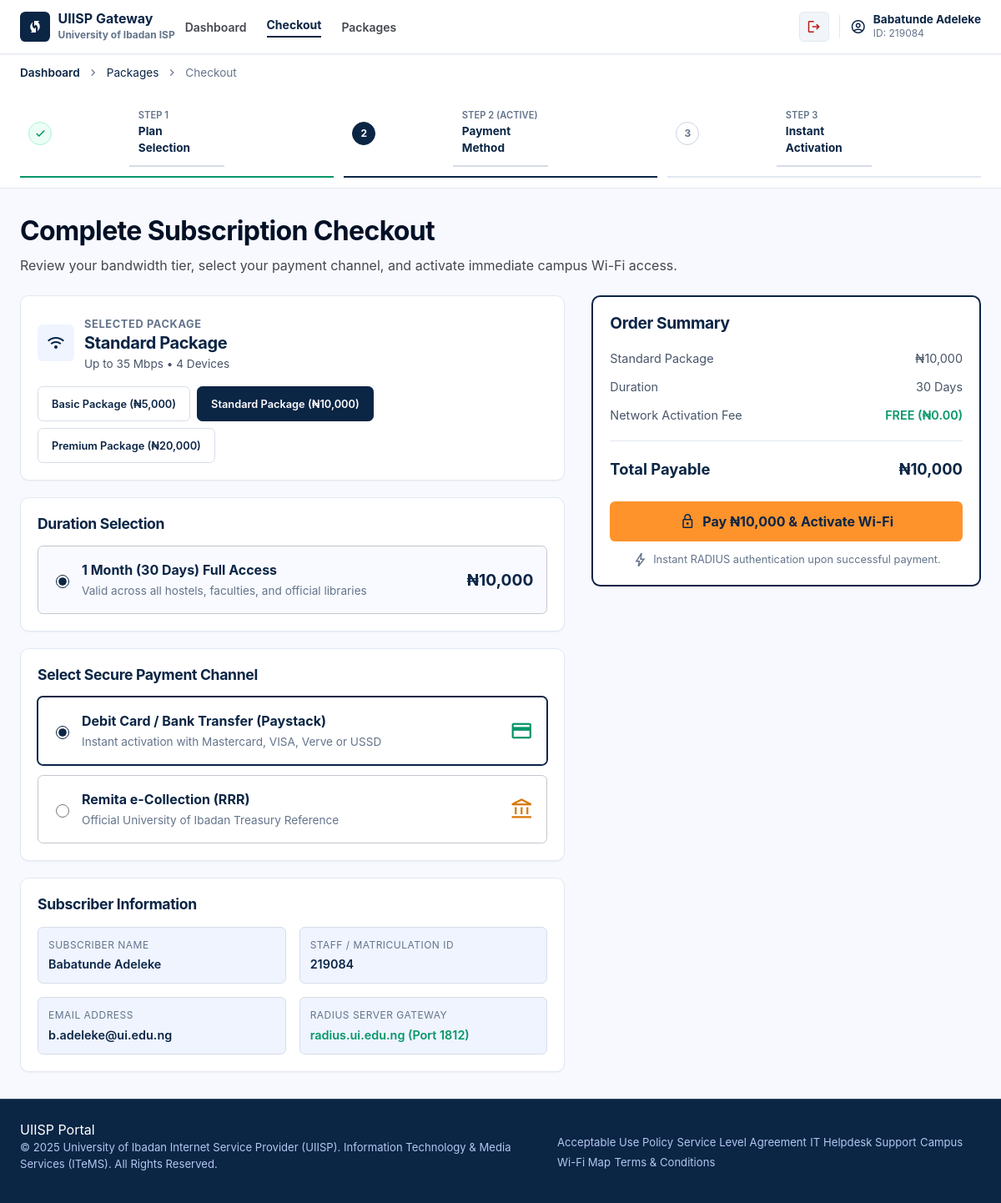
/subscription-payment.php (signed in), run on the app's committed database.
### tables this page shows
CREATE TABLE IF NOT EXISTS user (
    id INT AUTO_INCREMENT PRIMARY KEY,
    matric VARCHAR(50) NOT NULL UNIQUE,
    fullname VARCHAR(150) NOT NULL,
    phone VARCHAR(30) NOT NULL,
    email VARCHAR(150) NOT NULL UNIQUE,
    password VARCHAR(255) NOT NULL,
    created_at TIMESTAMP DEFAULT CURRENT_TIMESTAMP
);

### Model/Customer.php (called while the page is built, shortened)
<?php
class Customer
{
    private ?mysqli $db = null;
    public function __construct()
    {
        try {
            $this->db = Database::getConnection();
        } catch (Throwable $e) {
            $this->db = null;
        }
    }
    private function getDb(): mysqli
    {
        if ($this->db instanceof mysqli) {
            return $this->db;
        }
        $this->db = Database::getConnection();
        return $this->db;
    }
    public function findByMatric(string $matric): ?array
    {
        $db = $this->getDb();
        $stmt = $db->prepare("SELECT * FROM user WHERE matric = ? LIMIT 1");
        $stmt->bind_param("s", $matric);
        $stmt->execute();
        $result = $stmt->get_result()->fetch_assoc();
        return $result ?: null;
    }
}

### subscription-payment.php (the view, shortened to what this page needs)
<?php
$pkg = $_GET['package'] ?? $_POST['package'] ?? 'standard';
require_once __DIR__ . '/Model/Customer.php';
$matric = $_SESSION['matric'];
$customerModel = new Customer();
$user = $customerModel->findByMatric($matric);
$subscriberName = $user['fullname'] ?? $_SESSION['fullname'] ?? 'Subscriber';
$subscriberId   = $matric;
$subscriberEmail= $user['email'] ?? $_SESSION['email'] ?? '';
$packages = [
    'basic' => [
        'key'         => 'basic',
        'plan'        => 'Basic Package',
        'name'        => 'Basic Package — ₦5,000 / 30 Days',
        'price'       => '₦5,000',
        'amount'      => 5000,
        'speed'       => 'Up to 10 Mbps',
        'devices'     => 2,
        'description' => 'Ideal for general browsing, course portal, and hostel study.',
    ],
    'standard' => [
        'key'         => 'standard',
        'plan'        => 'Standard Package',
        'name'        => 'Standard Package — ₦10,000 / 30 Days',
        'price'       => '₦10,000',
        'amount'      => 10000,
        'speed'       => 'Up to 35 Mbps',
        'devices'     => 4,
        'description' => 'Fast speed for video streaming, research, and multi-device connection.',
    ],
    'premium' => [
        'key'         => 'premium',
        'plan'        => 'Premium Package',
        'name'        => 'Premium Package — ₦20,000 / 30 Days',
        'price'       => '₦20,000',
        'amount'      => 20000,
        'speed'       => 'Up to 100 Mbps',
        'devices'     => 8,
        'description' => 'Ultra high-speed priority connection for faculty, labs, and heavy workloads.',
    ],
];
$selected = $packages[$pkg] ?? $packages['standard'];
?>
<?php include __DIR__ . '/partials/head.php'; ?>
<body class="checkout-page">
  <?php $portalPage = 'checkout'; include __DIR__ . '/partials/portal-header.php'; ?>
  <section class="checkout-progress">
    <div class="progress-inner">
      <div style="display:flex; align-items:center; gap:0.5rem; font-size:0.85rem; color:#64748b; margin-bottom:0.75rem;">
        <a href="subscriber-dashboard.php" style="color:#0b2545; text-decoration:none; font-weight:600;">Dashboard</a>
        <span class="material-symbols-outlined" style="font-size:1rem;">chevron_right</span>
        <a href="index.php#packages" style="color:#0b2545; text-decoration:none;">Packages</a>
        <span class="material-symbols-outlined" style="font-size:1rem;">chevron_right</span>
        <span style="color:#64748b;">Checkout</span>
      </div>
      <div class="step-progress-row">
        <div class="step-progress-item step--done">
          <span class="step-circle"><span class="material-symbols-outlined">check</span></span>
          <div class="step-labels">
            <span class="step-number">Step 1</span>
            <span class="step-name">Plan Selection</span>
          </div>
        </div>
        <div class="step-progress-item step--active">
          <span class="step-circle">2</span>
          <div class="step-labels">
            <span class="step-number">Step 2 (Active)</span>
            <span class="step-name">Payment Method</span>
          </div>
        </div>
        <div class="step-progress-item">
          <span class="step-circle">3</span>
          <div class="step-labels">
            <span class="step-number">Step 3</span>
            <span class="step-name">Instant Activation</span>
          </div>
        </div>
      </div>
    </div>
  </section>
  <main class="checkout-main">
    <div class="checkout-intro">
      <h1>Complete Subscription Checkout</h1>
      <p>Review your bandwidth tier, select your payment channel, and activate immediate campus Wi-Fi access.</p>
    </div>
    <form method="POST" action="subscription-payment.php" class="checkout-layout" id="checkout-form">
      <section class="checkout-column">
        <div class="checkout-card">
          <div class="selected-pkg-row">
            <div style="display:flex; align-items:center; gap:0.75rem;">
              <div class="pkg-icon-box">
                <span class="material-symbols-outlined">wifi</span>
              </div>
              <div>
                <span style="font-size:0.8rem; text-transform:uppercase; letter-spacing:0.05em; color:#64748b; font-weight:700;">Selected Package</span>
                <h2 style="margin:0; font-size:1.25rem; color:#0b2545;" id="selected-plan-title"><?= htmlspecialchars($selected['plan']) ?></h2>
                <span style="font-size:0.85rem; color:#475569;" id="selected-plan-speed"><?= htmlspecialchars($selected['speed']) ?> • <?= htmlspecialchars((string)$selected['devices']) ?> Devices</span>
              </div>
            </div>
            <div class="pkg-selector-buttons">
              <?php foreach ($packages as $p): ?>
                <button type="button" class="btn-tier-select <?= $p['key'] === $selected['key'] ? 'is-selected' : '' ?>" onclick="selectTier(this, '<?= $p['key'] ?>', '<?= htmlspecialchars($p['plan']) ?>', '<?= htmlspecialchars($p['price']) ?>', '<?= htmlspecialchars($p['speed']) ?>', '<?= $p['devices'] ?>')">
                  <?= htmlspecialchars($p['plan']) ?> (<?= htmlspecialchars($p['price']) ?>)
                </button>
              <?php endforeach; ?>
            </div>
          </div>
        </div>
        <div class="checkout-card">
          <h3 class="checkout-card-title">Duration Selection</h3>
          <label class="duration-option">
            <div style="display:flex; align-items:center; gap:0.75rem;">
              <input checked="" name="duration" type="radio" value="30days">
              <div>
                <span style="font-weight:700; color:#0b2545; display:block;">1 Month (30 Days) Full Access</span>
                <span style="font-size:0.85rem; color:#64748b;">Valid across all hostels, faculties, and official libraries</span>
              </div>
            </div>
            <span class="duration-price" id="duration-price-display"><?= htmlspecialchars($selected['price']) ?></span>
          </label>
        </div>
        <div class="checkout-card">
          <h3 class="checkout-card-title">Select Secure Payment Channel</h3>
          <div class="payment-methods-grid">
            <label class="payment-method-card is-active-method" id="pm-paystack">
              <div style="display:flex; align-items:center; gap:0.75rem;">
                <input checked="" name="payment_method" type="radio" value="paystack" onchange="updatePaymentMethod(this)">
                <div>
                  <span style="font-weight:700; color:#0b2545; display:block;">Debit Card / Bank Transfer (Paystack)</span>
                  <span style="font-size:0.85rem; color:#64748b;">Instant activation with Mastercard, VISA, Verve or USSD</span>
                </div>
              </div>
              <span class="material-symbols-outlined" style="color:#059669; font-size:1.75rem;">credit_card</span>
            </label>
            <label class="payment-method-card" id="pm-remita">
              <div style="display:flex; align-items:center; gap:0.75rem;">
                <input name="payment_method" type="radio" value="remita" onchange="updatePaymentMethod(this)">
                <div>
                  <span style="font-weight:700; color:#0b2545; display:block;">Remita e-Collection (RRR)</span>
                  <span style="font-size:0.85rem; color:#64748b;">Official University of Ibadan Treasury Reference</span>
                </div>
              </div>
              <span class="material-symbols-outlined" style="color:#d97706; font-size:1.75rem;">account_balance</span>
            </label>
          </div>
        </div>
        <div class="checkout-card">
          <h3 class="checkout-card-title">Subscriber Information</h3>
          <div class="subscriber-info-grid">
            <div class="info-cell">
              <span class="info-label">Subscriber Name</span>
              <span class="info-val"><?= htmlspecialchars($subscriberName) ?></span>
            </div>
            <div class="info-cell">
              <span class="info-label">Staff / Matriculation ID</span>
              <span class="info-val"><?= htmlspecialchars($subscriberId) ?></span>
            </div>
            <div class="info-cell">
              <span class="info-label">Email Address</span>
              <span class="info-val"><?= htmlspecialchars($subscriberEmail) ?></span>
            </div>
            <div class="info-cell">
              <span class="info-label">RADIUS Server Gateway</span>
              <span class="info-val" style="color:#059669; font-weight:600;">radius.ui.edu.ng (Port 1812)</span>
            </div>
          </div>
        </div>
      </section>
      <aside class="order-summary">
        <div class="order-summary-box">
          <h3 class="order-summary-title">Order Summary</h3>
          <div class="order-line-items">
            <div class="order-line">
              <span id="summary-pkg-label"><?= htmlspecialchars($selected['plan']) ?></span>
              <span id="summary-pkg-price"><?= htmlspecialchars($selected['price']) ?></span>
            </div>
            <div class="order-line">
              <span>Duration</span>
              <span>30 Days</span>
            </div>
            <div class="order-line">
              <span>Network Activation Fee</span>
              <span style="color:#059669; font-weight:600;">FREE (₦0.00)</span>
            </div>
          </div>
          <div class="order-divider"></div>
          <div class="order-total-row">
            <span>Total Payable</span>
            <strong id="summary-total"><?= htmlspecialchars($selected['price']) ?></strong>
          </div>
          <div style="margin-top:1.5rem;">
            <button id="pay-btn" type="submit" class="btn btn-checkout">
              <span class="material-symbols-outlined">lock</span>
              <span id="pay-btn-text">Pay <?= htmlspecialchars($selected['price']) ?> &amp; Activate Wi-Fi</span>
            </button>
            <div class="checkout-guarantee">
              <span class="material-symbols-outlined">bolt</span>
              <span>Instant RADIUS authentication upon successful payment.</span>
            </div>
          </div>
        </div>
      </aside>
    </form>
  </main>
  <?php include __DIR__ . '/partials/portal-footer.php'; ?>
</body>
</html>

### partials/portal-header.php (shortened to what this page needs)
<?php
$currentUser = [
    'fullname' => $_SESSION['fullname'] ?? 'Subscriber',
    'matric'   => $_SESSION['matric'] ?? 'UI-USER',
];
if (($portalPage ?? '') === 'dashboard'):
    $mobileMenuId = 'portal-dashboard-mobile-nav';
    $mobileMenuBreakpoint = 'lg';
    $mobileMenuLinks = [
        ['label' => 'Dashboard Overview', 'href' => 'subscriber-dashboard.php', 'current' => true],
        ['label' => 'Renew / Pay Subscription', 'href' => 'subscription-payment.php'],
        ['label' => 'Explore 30-Day Packages', 'href' => 'index.php#packages'],
        ['label' => 'Account & Security', 'href' => 'subscriber-dashboard.php#account'],
        ['label' => 'Sign Out (' . $currentUser['matric'] . ')', 'href' => 'logout.php'],
    ];
?>
<header class="page-header portal-header">
  <div class="header-inner">
    <div class="portal-brand">
      <a href="index.php" style="text-decoration:none; color:inherit; display:flex; align-items:center; gap:0.6rem;">
        <div style="width:2.25rem; height:2.25rem; background:#0b2545; color:#fff; border-radius:0.4rem; display:grid; place-items:center;">
          <span class="material-symbols-outlined">wifi</span>
        </div>
        <div>
          <span style="font-weight:700; color:#0b2545; display:block; line-height:1.2;">UIISP Portal</span>
          <span style="display:block; font-size:0.75rem; color:#64748b;">University of Ibadan ISP</span>
        </div>
      </a>
      <nav class="desktop-nav">
        <a href="subscriber-dashboard.php" class="is-active">Dashboard</a>
        <a href="subscription-payment.php">Renew / Pay</a>
        <a href="index.php#packages">Packages</a>
        <a href="subscriber-dashboard.php#account">Account</a>
      </nav>
      <?php include __DIR__ . '/mobile-menu.php'; ?>
    </div>
    <div class="portal-profile">
      <a href="logout.php" title="Sign Out" class="btn-portal-icon" style="color:#ba1a1a; text-decoration:none;">
        <span class="material-symbols-outlined">logout</span>
      </a>
      <div class="profile-separator"></div>
      <a href="subscriber-dashboard.php#account" class="profile-badge" title="Manage Account & Security" style="text-decoration:none; color:inherit; cursor:pointer;">
        <div class="profile-avatar">
          <span class="material-symbols-outlined">account_circle</span>
        </div>
        <div class="profile-details">
          <span class="profile-name"><?= htmlspecialchars($currentUser['fullname']) ?></span>
          <span class="profile-id">ID: <?= htmlspecialchars($currentUser['matric']) ?></span>
        </div>
      </a>
    </div>
  </div>
</header>
<?php
elseif (($portalPage ?? '') === 'checkout'):
?>
<header class="page-header portal-header">
  <div class="header-inner">
    <div class="portal-brand">
      <a href="index.php" style="text-decoration:none; color:inherit; display:flex; align-items:center; gap:0.6rem;">
        <div style="width:2.25rem; height:2.25rem; background:#0b2545; color:#fff; border-radius:0.4rem; display:grid; place-items:center;">
          <span class="material-symbols-outlined">wifi_protected_setup</span>
        </div>
        <div>
          <span style="font-weight:700; color:#0b2545; display:block; line-height:1.2;">UIISP Gateway</span>
          <span style="display:block; font-size:0.75rem; color:#64748b;">University of Ibadan ISP</span>
        </div>
      </a>
      <nav class="desktop-nav">
        <a href="subscriber-dashboard.php">Dashboard</a>
        <a href="subscription-payment.php" class="is-active">Checkout</a>
        <a href="index.php#packages">Packages</a>
      </nav>
    </div>
    <div class="portal-profile">
      <a href="logout.php" title="Sign Out" class="btn-portal-icon" style="color:#ba1a1a; text-decoration:none;">
        <span class="material-symbols-outlined">logout</span>
      </a>
      <a href="subscriber-dashboard.php#account" class="profile-badge" style="text-decoration:none; color:inherit;">
        <div class="profile-avatar">
          <span class="material-symbols-outlined">account_circle</span>
        </div>
        <div class="profile-details">
          <span class="profile-name"><?= htmlspecialchars($currentUser['fullname']) ?></span>
          <span class="profile-id">ID: <?= htmlspecialchars($currentUser['matric']) ?></span>
        </div>
      </a>
    </div>
  </div>
</header>
<?php endif; ?>

### data on the page
user: fullname "Babatunde Adeleke", matric "219084", email "b.adeleke@ui.edu.ng"

### other printed values
$selected['plan'] "Standard Package"
$selected['speed'] "Up to 35 Mbps"
$selected['devices'] "4"
$p['plan'] "Basic Package"
$p['price'] "₦5,000"
$p['plan'] "Standard Package"
$p['price'] "₦10,000"
$p['plan'] "Premium Package"
$p['price'] "₦20,000"
$selected['price'] "₦10,000"
$subscriberId "219084"
